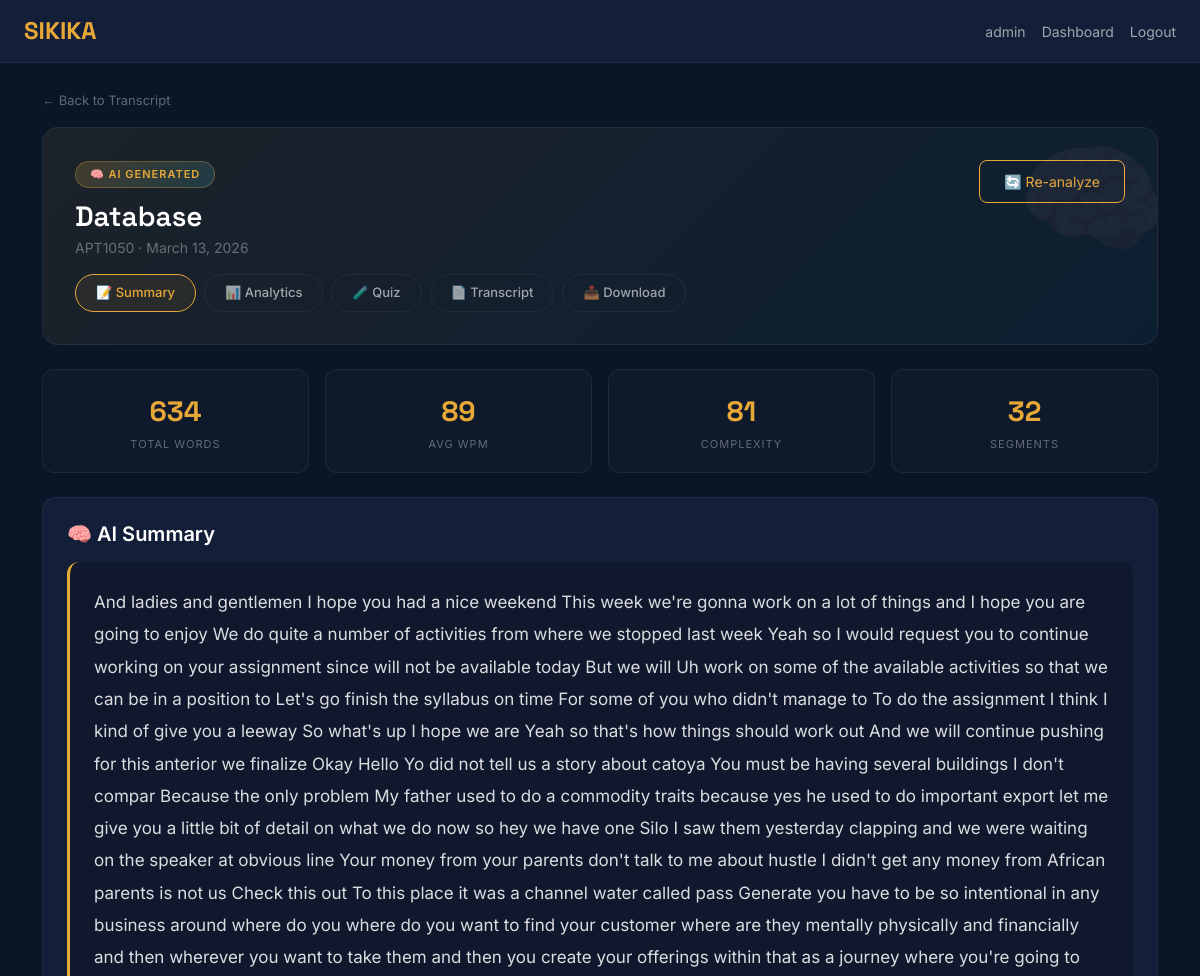
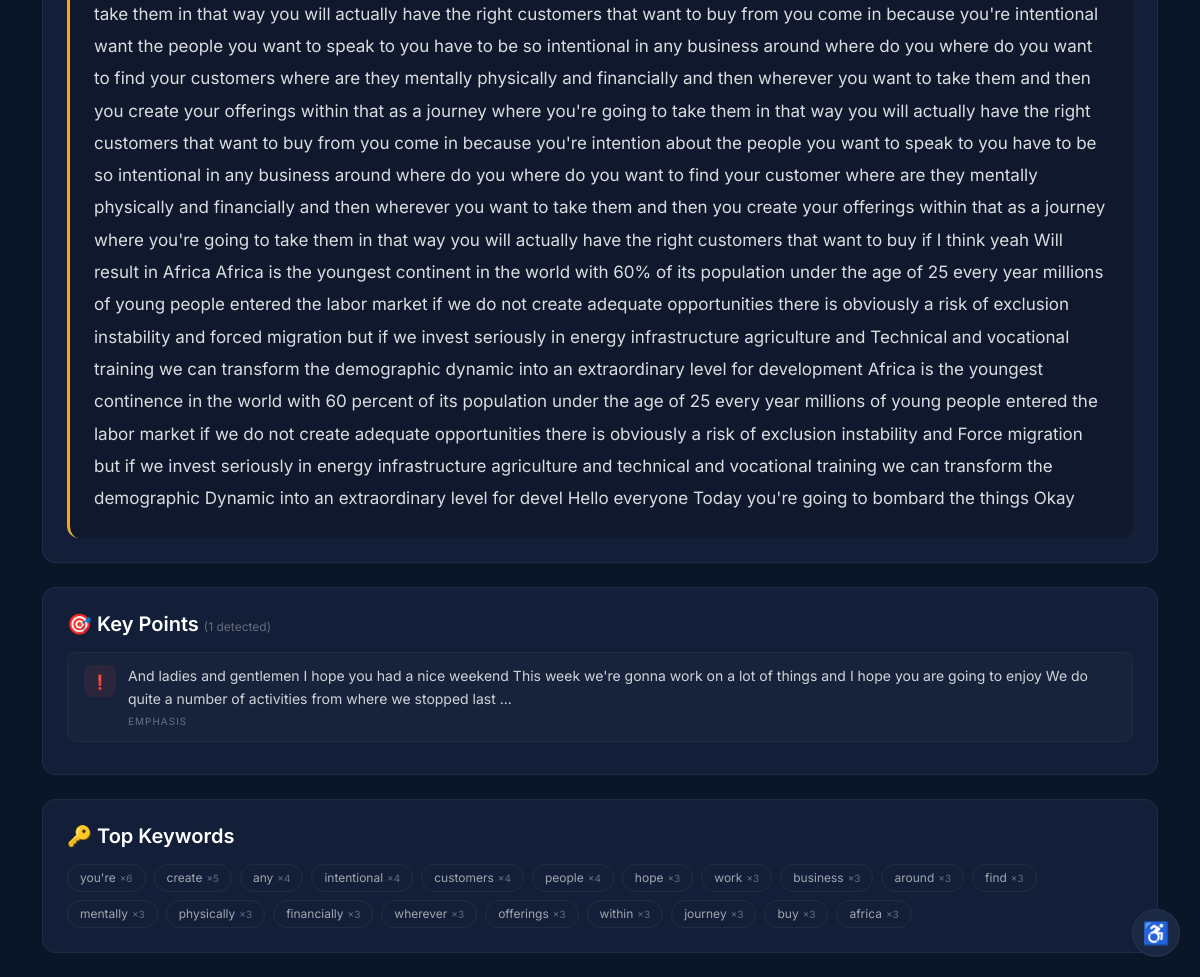
/session/HWL1LO/summary/ (signed in), run on the app's committed database (2 pictures, top to bottom).
### core/models.py (models this page shows, shortened)
class LectureSession(models.Model):
    STATUS_CHOICES = [
        ('waiting', 'Waiting'),
        ('live', 'Live'),
        ('ended', 'Ended'),
    ]
    lecturer = models.ForeignKey(User, on_delete=models.CASCADE, related_name='sessions')
    title = models.CharField(max_length=200)
    course_code = models.CharField(max_length=50, blank=True)
    session_code = models.CharField(max_length=6, unique=True, editable=False)
    status = models.CharField(max_length=10, choices=STATUS_CHOICES, default='waiting')
    created_at = models.DateTimeField(auto_now_add=True)
    started_at = models.DateTimeField(null=True, blank=True)
    ended_at = models.DateTimeField(null=True, blank=True)

class LectureAnalytics(models.Model):
    session = models.OneToOneField(LectureSession, on_delete=models.CASCADE, related_name='analytics')
    total_words = models.IntegerField(default=0)
    total_sentences = models.IntegerField(default=0)
    unique_words = models.IntegerField(default=0)
    avg_wpm = models.FloatField(default=0)
    complexity_score = models.FloatField(default=0)
    complexity_label = models.CharField(max_length=20, default='')
    reading_ease = models.FloatField(default=0)
    grade_level = models.FloatField(default=0)
    topic_segments = models.JSONField(default=list)
    wpm_timeline = models.JSONField(default=list)
    generated_at = models.DateTimeField(auto_now=True)

class LectureSummary(models.Model):
    session = models.OneToOneField(LectureSession, on_delete=models.CASCADE, related_name='summary')
    summary_text = models.TextField()
    key_points = models.JSONField(default=list)
    keywords = models.JSONField(default=list)
    detected_terms = models.JSONField(default=list)
    generated_at = models.DateTimeField(auto_now=True)

### core/views.py (the view)
# urls.py: path('session/<str:session_code>/summary/', views.session_summary, name='session_summary'),
@login_required
def session_summary(request, session_code):
    session = get_object_or_404(LectureSession, session_code=session_code)
    try:
        summary = session.summary
    except LectureSummary.DoesNotExist:
        _run_analysis(session)
        summary = getattr(session, 'summary', None)
    try:
        analytics = session.analytics
    except LectureAnalytics.DoesNotExist:
        analytics = None
    segments = session.segments.all()
    return render(request, 'core/session_summary.html', {
        'session': session,
        'summary': summary,
        'analytics': analytics,
        'segment_count': segments.count(),
    })

### templates/core/session_summary.html (shortened to what this page needs)
{% extends 'core/base.html' %}
{% block content %}
<div class="container mt-4">
    <div class="mb-3">
        <a href="{% url 'session_transcript' session.session_code %}" style="color:var(--text-muted); font-size:13px; text-decoration:none;">← Back to Transcript</a>
    </div>
    <div class="summary-hero mb-4">
        <div class="d-flex justify-content-between align-items-start flex-wrap gap-3 mb-3">
            <div>
                <span class="ai-badge">🧠 AI GENERATED</span>
                <h3 style="font-family:var(--font-heading); font-weight:600; margin-top:12px; margin-bottom:4px;">{{ session.title }}</h3>
                <p class="text-muted mb-0" style="font-size:14px;">{{ session.course_code }} &middot; {{ session.created_at|date:"F d, Y" }}</p>
            </div>
            <div class="d-flex gap-2">
                <a href="{% url 'analyze_session' session.session_code %}" class="btn btn-outline-sikika btn-sm" title="Re-run AI analysis">🔄 Re-analyze</a>
            </div>
        </div>
        <div class="nav-pills-ai">
            <a href="{% url 'session_summary' session.session_code %}" class="active">📝 Summary</a>
            <a href="{% url 'session_analytics' session.session_code %}">📊 Analytics</a>
            <a href="{% url 'session_quiz' session.session_code %}">🧪 Quiz</a>
            <a href="{% url 'session_transcript' session.session_code %}">📄 Transcript</a>
            <a href="{% url 'download_transcript' session.session_code %}">📥 Download</a>
        </div>
    </div>
    {% if analytics %}
    <div class="row g-3 mb-4">
        <div class="col-6 col-md-3">
            <div class="stat-card">
                <div class="stat-value">{{ analytics.total_words }}</div>
                <div class="stat-label">Total Words</div>
            </div>
        </div>
        <div class="col-6 col-md-3">
            <div class="stat-card">
                <div class="stat-value">{{ analytics.avg_wpm|floatformat:"0" }}</div>
                <div class="stat-label">Avg WPM</div>
            </div>
        </div>
        <div class="col-6 col-md-3">
            <div class="stat-card">
                <div class="stat-value">{{ analytics.complexity_score|floatformat:"0" }}</div>
                <div class="stat-label">Complexity</div>
            </div>
        </div>
        <div class="col-6 col-md-3">
            <div class="stat-card">
                <div class="stat-value">{{ segment_count }}</div>
                <div class="stat-label">Segments</div>
            </div>
        </div>
    </div>
    {% endif %}
    {% if summary %}
    <div class="card-dark p-4 mb-4">
        <h5 style="font-weight:600; margin-bottom:16px;">🧠 AI Summary</h5>
        <div class="summary-text">{{ summary.summary_text }}</div>
    </div>
    {% if summary.key_points %}
    <div class="card-dark p-4 mb-4">
        <h5 style="font-weight:600; margin-bottom:16px;">🎯 Key Points <span style="font-size:12px; color:var(--text-muted); font-weight:400;">({{ summary.key_points|length }} detected)</span></h5>
        {% for point in summary.key_points %}
        <div class="key-point kp-{{ point.type }}">
            <div class="kp-icon">
                {% if point.type == 'definition' %}📖
                {% elif point.type == 'emphasis' %}❗
                {% elif point.type == 'example' %}💡
                {% elif point.type == 'conclusion' %}🎯
                {% elif point.type == 'instruction' %}📌
                {% elif point.type == 'comparison' %}⚖️
                {% elif point.type == 'enumeration' %}📋
                {% elif point.type == 'evaluation' %}⭐
                {% else %}•{% endif %}
            </div>
            <div>
                <div class="kp-text">{{ point.text }}</div>
                <div class="kp-type">{{ point.type }}</div>
            </div>
        </div>
        {% endfor %}
    </div>
    {% endif %}
    {% if summary.keywords %}
    <div class="card-dark p-4 mb-4">
        <h5 style="font-weight:600; margin-bottom:16px;">🔑 Top Keywords</h5>
        <div class="keyword-cloud">
            {% for kw in summary.keywords %}
            <span class="kw-tag">{{ kw.0 }}<span class="kw-count">×{{ kw.1 }}</span></span>
            {% endfor %}
        </div>
    </div>
    {% endif %}
    {% else %}
    <div class="card-dark p-5 text-center">
        <p style="font-size:48px; margin-bottom:16px;">🧠</p>
        <p style="color:var(--text-secondary);">No AI analysis available yet.</p>
        <a href="{% url 'analyze_session' session.session_code %}" class="btn btn-sikika">Generate AI Summary</a>
    </div>
    {% endif %}
</div>
{% endblock %}

### templates/core/base.html (shortened to what this page needs)
{% load static %}
<!DOCTYPE html>
<html lang="en">
<head>
    <link href="https://cdn.jsdelivr.net/npm/bootstrap@5.3.3/dist/css/bootstrap.min.css" rel="stylesheet">
    <link href="https://fonts.cdnfonts.com/css/opendyslexic" rel="stylesheet">
</head>
<body role="document">
    <nav class="navbar navbar-expand-lg navbar-dark px-4" role="navigation" aria-label="Main navigation">
        <a class="navbar-brand" href="{% url 'home' %}" aria-label="SIKIKA Home">SIKIKA</a>
        <div class="ms-auto d-flex align-items-center gap-3">
            {% if user.is_authenticated %}
                <span class="nav-link" aria-hidden="true">{{ user.username }}</span>
                <a href="{% url 'dashboard' %}" class="nav-link">Dashboard</a>
                <a href="{% url 'logout' %}" class="nav-link">Logout</a>
            {% else %}
                <a href="{% url 'login' %}" class="nav-link">Login</a>
                <a href="{% url 'register' %}" class="btn btn-sikika btn-sm">Register</a>
            {% endif %}
        </div>
    </nav>
    <main id="main-content" role="main">
        {% block content %}{% endblock %}
    </main>
    {% if user.is_authenticated %}
    <div class="a11y-panel" role="region" aria-label="Accessibility controls">
        <div class="a11y-toggle" onclick="toggleA11yMenu()" title="Accessibility Settings" aria-label="Accessibility Settings" tabindex="0">♿</div>
    </div>
    {% endif %}
</body>
</html>

### data on the page
LectureSession: title "Database", course_code "APT1050", created_at "March 13, 2026"
LectureAnalytics: total_words "634", avg_wpm "89", complexity_score "81"
LectureSummary: summary_text "And ladies and gentlemen I hope you had a nice weekend This week we're gonna work on a lot of things and I hope you are going to enjoy We do quite a number of activities from where we stopped last week Yeah so I would request you to continue working on your assignment since will not be available today But we will Uh work on some of the available activities so that we can be in a position to Let's go finish the syllabus on time For some of you who didn't manage to To do the assignment I think I kind of give you a leeway So what's up I hope we are Yeah so that's how things should work out And we will continue pushing for this anterior we finalize Okay Hello Yo did not tell us a story about…", key_points|length "1"

### other printed values
{{ user.username }} "admin"
{{ segment_count }} "32"
{{ point.text }} "And ladies and gentlemen I hope you had a nice weekend This week we're gonna work on a lot of things and I hope you are going to enjoy We do quite a number of activities from where we stopped last ..."
{{ point.type }} "EMPHASIS"
{{ kw.0 }} "you're" "create" "any" "intentional" "customers" "people" "hope" "work" "business" "around" "find" "mentally" "physically" "financially" "wherever" "offerings" "within" "journey" "buy" "africa"
{{ kw.1 }} "6" "5" "4" "4" "4" "4" "3" "3" "3" "3" "3" "3" "3" "3" "3" "3" "3" "3" "3" "3"
